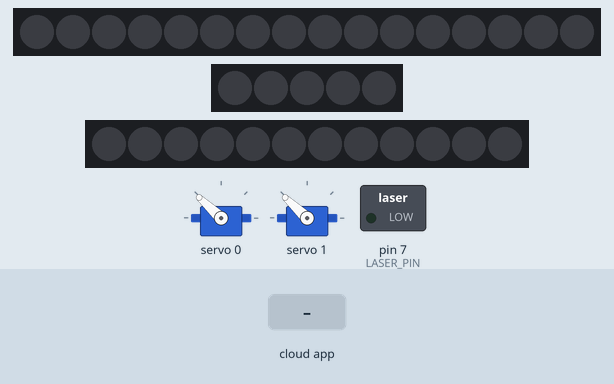
A sketch run on a simulated Arduino Uno, built with avr-gcc and run on an emulated ATmega328P. Parts: 2 × servo, 16 RGB LEDs in strip order, left to right, 5 RGB LEDs in strip order, left to right, 12 RGB LEDs in strip order, left to right, switched loads named in the sketch (green lamp = pin HIGH). Inputs (shaded band) come from the test bench. The ROS host is connected and sends only what is stated.

Above: at 1.2 s.
1.3 s: the phone or cloud app sets pan to 0
At 1.7 s:
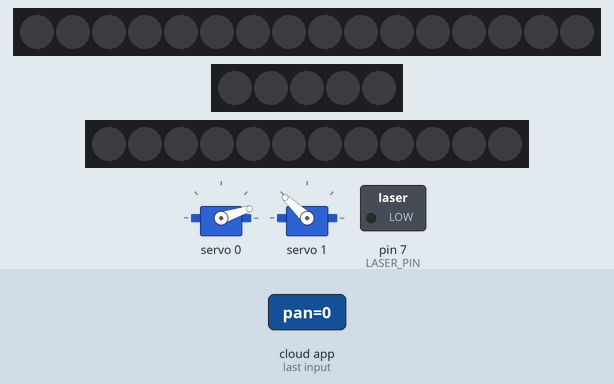
2.8 s: the phone or cloud app sets move to left
At 4.0 s:
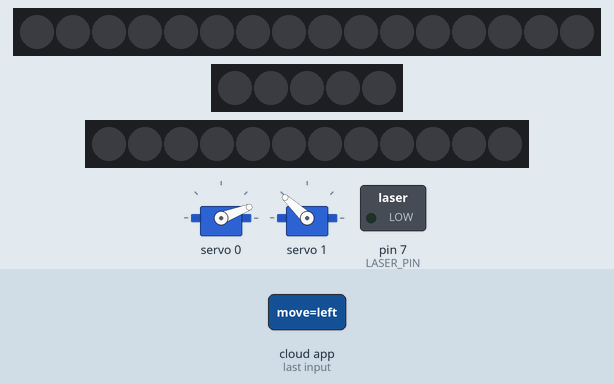
4.3 s: the phone or cloud app sets tilt to 0
At 5.3 s:
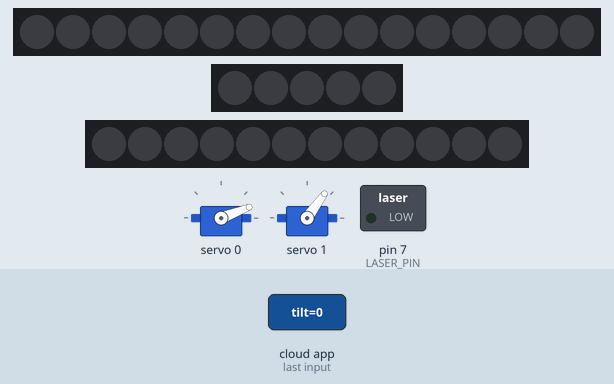
5.8 s: the phone or cloud app sets move to home
At 6.5 s:
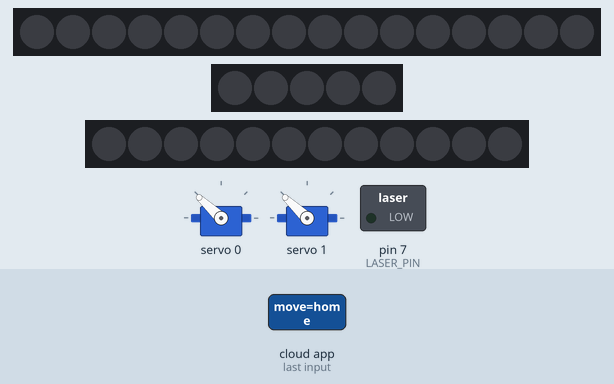
7.3 s: the phone or cloud app sets pan to 45
At 7.6 s:
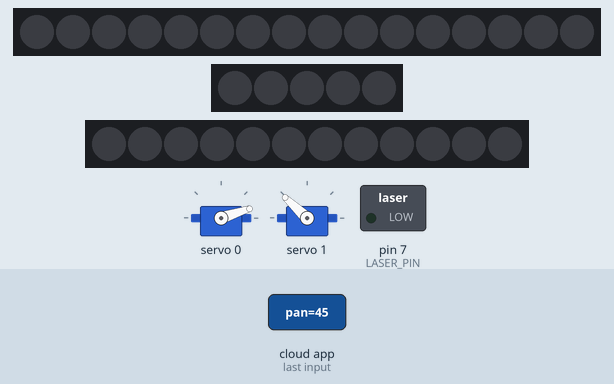
8.8 s: the phone or cloud app sets tilt to 45
At 9.8 s:
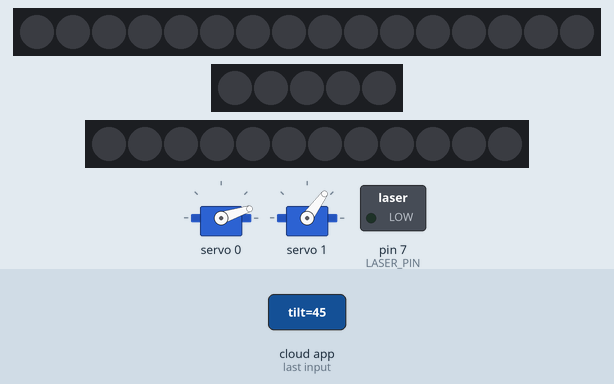
Timing chart, 0 to 11.3 s (numbered marks = the images above; inputs shaded):
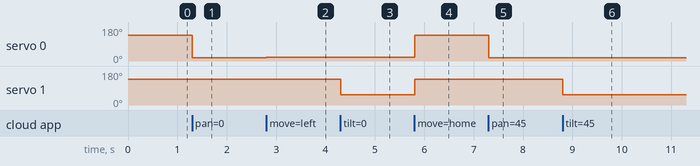

The sketch:

mega_controller.ino
```cpp
#include <Wire.h>
#include <Adafruit_PWMServoDriver.h>
#include <ros.h>
#include <std_msgs/String.h>
#include <std_msgs/Int32.h>
#include <Adafruit_NeoPixel.h>
#include <std_msgs/Int32MultiArray.h>
#include <std_msgs/UInt8.h>

Adafruit_PWMServoDriver pwm = Adafruit_PWMServoDriver();

#define PAN_CHANNEL 0
#define TILT_CHANNEL 1
#define PAN_MIN 150
#define PAN_MAX 600
#define TILT_MIN 225
#define TILT_MAX 550
#define HOME_PAN 400
#define HOME_TILT 400
#define DELAY_TIME 5
#define STEP_SIZE 5
#define POWER_DOWN_TIMEOUT 1000 // 1 second

#define LASER_PIN 7
#define NOTIFICATION_PIN 4
#define FACE_LED_PIN 8
#define PANTILT_LED_PIN 6
#define NOTIFICATION_LED_COUNT 16
#define FACE_LED_COUNT 12
#define PANTILT_LED_COUNT 5
#define LED_TIMEOUT 30000 // milliseconds
#define LASER_TIMEOUT 60000 // 1 minute in milliseconds
#define TILT_WIDE_MIN 150
#define TILT_WIDE_MAX 600

ros::NodeHandle nh;

uint16_t current_pan = HOME_PAN;
uint16_t current_tilt = HOME_TILT;
int last_published_pan = HOME_PAN;
int last_published_tilt = HOME_TILT;
unsigned long last_command_time = 0;
bool servos_powered = true;
unsigned long last_laser_time = 0;

Adafruit_NeoPixel notification_strip(NOTIFICATION_LED_COUNT, NOTIFICATION_PIN, NEO_GRB + NEO_KHZ800);
Adafruit_NeoPixel pantilt_strip(PANTILT_LED_COUNT, PANTILT_LED_PIN, NEO_GRB + NEO_KHZ800);
Adafruit_NeoPixel face_strip(FACE_LED_COUNT, FACE_LED_PIN, NEO_GRB + NEO_KHZ800);

unsigned long led_last_update[FACE_LED_COUNT + PANTILT_LED_COUNT] = {0};  // Updated to handle both strips

void panTiltCallback(const std_msgs::String& cmd_msg) {
  String cmd = cmd_msg.data;

  int pan_step = 0;
  int tilt_step = 0;

  if (cmd == "home") {
    moveServo(PAN_CHANNEL, HOME_PAN);
    moveServo(TILT_CHANNEL, HOME_TILT);
    current_pan = HOME_PAN;
    current_tilt = HOME_TILT;
    last_command_time = millis();
    powerUpServos();
    return;
  }

  if (cmd.indexOf("right") != -1) {
    pan_step = -STEP_SIZE;
  } else if (cmd.indexOf("left") != -1) {
    pan_step = STEP_SIZE;
  }

  if (cmd.indexOf("up") != -1) {
    tilt_step = -STEP_SIZE;
  } else if (cmd.indexOf("down") != -1) {
    tilt_step = STEP_SIZE;
  }

  movePanTilt(pan_step, tilt_step);
  last_command_time = millis();
  powerUpServos();
}

void panPosCallback(const std_msgs::Int32& pos_msg) {
  int pan_pulse = constrain(pos_msg.data, PAN_MIN, PAN_MAX);
  moveServo(PAN_CHANNEL, pan_pulse);
  current_pan = pan_pulse;
  last_command_time = millis();
  powerUpServos();
}

void tiltPosCallback(const std_msgs::Int32& pos_msg) {
  int tilt_pulse = constrain(pos_msg.data, TILT_MIN, TILT_MAX);
  moveServo(TILT_CHANNEL, tilt_pulse);
  current_tilt = tilt_pulse;
  last_command_time = millis();
  powerUpServos();
}

void laserCallback(const std_msgs::UInt8& msg) {
  uint8_t laser_value = constrain(msg.data, 0, 255);
  analogWrite(LASER_PIN, laser_value);
  if (laser_value > 0) {
    last_laser_time = millis();
  }
}

void notificationLedCallback(const std_msgs::Int32MultiArray& msg) {
  updateLEDs(msg, notification_strip, 0);
}

void pantiltLedCallback(const std_msgs::Int32MultiArray& msg) {
  updateLEDs(msg, pantilt_strip, FACE_LED_COUNT);  // Offset adjusted for the face strip
}

void faceLedCallback(const std_msgs::Int32MultiArray& msg) {
  updateLEDs(msg, face_strip, 0);  // No offset for the face LED strip
}

void updateLEDs(const std_msgs::Int32MultiArray& msg, Adafruit_NeoPixel& strip, int offset) {
  for (int i = 0; i < msg.data_length; i++) {
    uint32_t data = msg.data[i];
    uint8_t led_number = data >> 24;
    uint32_t color = data & 0xFFFFFF;

    if (led_number < strip.numPixels()) {
      strip.setPixelColor(led_number, color);
      led_last_update[offset + led_number] = millis();
    }
  }
  strip.show();
}

ros::Subscriber<std_msgs::String> move_sub("/pan_tilt/move", &panTiltCallback);
ros::Subscriber<std_msgs::Int32> pan_pos_sub("/pan_tilt/move/pan", &panPosCallback);
ros::Subscriber<std_msgs::Int32> tilt_pos_sub("/pan_tilt/move/tilt", &tiltPosCallback);
ros::Subscriber<std_msgs::UInt8> laser_sub("/pan_tilt/laser", &laserCallback);
ros::Subscriber<std_msgs::Int32MultiArray> notification_led_sub("/notification/rgbled", &notificationLedCallback);
ros::Subscriber<std_msgs::Int32MultiArray> pantilt_led_sub("/pan_tilt/rgbled", &pantiltLedCallback);
ros::Subscriber<std_msgs::Int32MultiArray> face_led_sub("/face/rgbled", &faceLedCallback);  // New subscriber for face LEDs

std_msgs::Int32 current_pan_pos;
std_msgs::Int32 current_tilt_pos;
ros::Publisher pan_pos_pub("/pan_tilt/pan_pos", &current_pan_pos);
ros::Publisher tilt_pos_pub("/pan_tilt/tilt_pos", &current_tilt_pos);

void setup() {
  pwm.begin();
  pwm.setPWMFreq(50);
  moveServo(PAN_CHANNEL, HOME_PAN);
  moveServo(TILT_CHANNEL, HOME_TILT);

  pinMode(LASER_PIN, OUTPUT);
  notification_strip.begin();
  pantilt_strip.begin();
  face_strip.begin();  // Initialize the face LED strip

  nh.initNode();
  nh.getHardware()->setBaud(57600);
  nh.subscribe(move_sub);
  nh.subscribe(pan_pos_sub);
  nh.subscribe(tilt_pos_sub);
  nh.subscribe(laser_sub);
  nh.subscribe(notification_led_sub);
  nh.subscribe(pantilt_led_sub);
  nh.subscribe(face_led_sub);  // Subscribe to the face LED topic
  nh.advertise(pan_pos_pub);
  nh.advertise(tilt_pos_pub);
  // Serial.println("Arduino initialized");

}

void loop() {
  // Update and publish current positions
if (current_pan != last_published_pan) {
  current_pan_pos.data = current_pan;
  pan_pos_pub.publish(&current_pan_pos);
  last_published_pan = current_pan;
}

if (current_tilt != last_published_tilt) {
  current_tilt_pos.data = current_tilt;
  tilt_pos_pub.publish(&current_tilt_pos);
  last_published_tilt = current_tilt;
}


  // Power down servos if no commands received for POWER_DOWN_TIMEOUT
  if (millis() - last_command_time > POWER_DOWN_TIMEOUT && servos_powered) {
    powerDownServos();
  }

  // Turn off laser if timeout reached
  if (millis() - last_laser_time > LASER_TIMEOUT) {
    analogWrite(LASER_PIN, 0);
  }

  checkLEDTimeout();

  nh.spinOnce();
  delay(6);
}

void moveServo(uint8_t channel, uint16_t pulse) {
  pwm.setPWM(channel, 0, pulse);
  delay(DELAY_TIME);
}

void movePanTilt(int pan_step, int tilt_step) {
  current_pan = constrain(current_pan + pan_step, PAN_MIN, PAN_MAX);
  current_tilt = constrain(current_tilt + tilt_step, TILT_MIN, TILT_MAX);

  moveServo(PAN_CHANNEL, current_pan);
  moveServo(TILT_CHANNEL, current_tilt);
}

void powerUpServos() {
  if (!servos_powered) {
    pwm.setPWM(PAN_CHANNEL, 0, current_pan);
    pwm.setPWM(TILT_CHANNEL, 0, current_tilt);
    servos_powered = true;
  }
}

void powerDownServos() {
  pwm.setPWM(PAN_CHANNEL, 0, 0);
  pwm.setPWM(TILT_CHANNEL, 0, 0);
  servos_powered = false;
}

void checkLEDTimeout() {
  unsigned long current_time = millis();

  for (int i = 0; i < FACE_LED_COUNT; i++) {
    if (current_time - led_last_update[i] > LED_TIMEOUT) {
      face_strip.setPixelColor(i, 0);  // Turn off face LED if timeout
    }
  }

  for (int i = 0; i < PANTILT_LED_COUNT; i++) {
    if (current_time - led_last_update[FACE_LED_COUNT + i] > LED_TIMEOUT) {
      pantilt_strip.setPixelColor(i, 0);  // Turn off pantilt LED if timeout
    }
  }

  face_strip.show();
  pantilt_strip.show();
}
```

Measured:
- after the input at 1.3 s, servo 0: 137° → 18° at once
- after the input at 2.8 s, servo 0: 18° → 21° at once
- after the input at 4.3 s, servo 1: 137° → 54° at once
- after the input at 5.8 s, servo 0: 21° → 137° at once; servo 1: 54° → 137° at once
- after the input at 7.3 s, servo 0: 137° → 18° at once
- after the input at 8.8 s, servo 1: 137° → 54° at once
